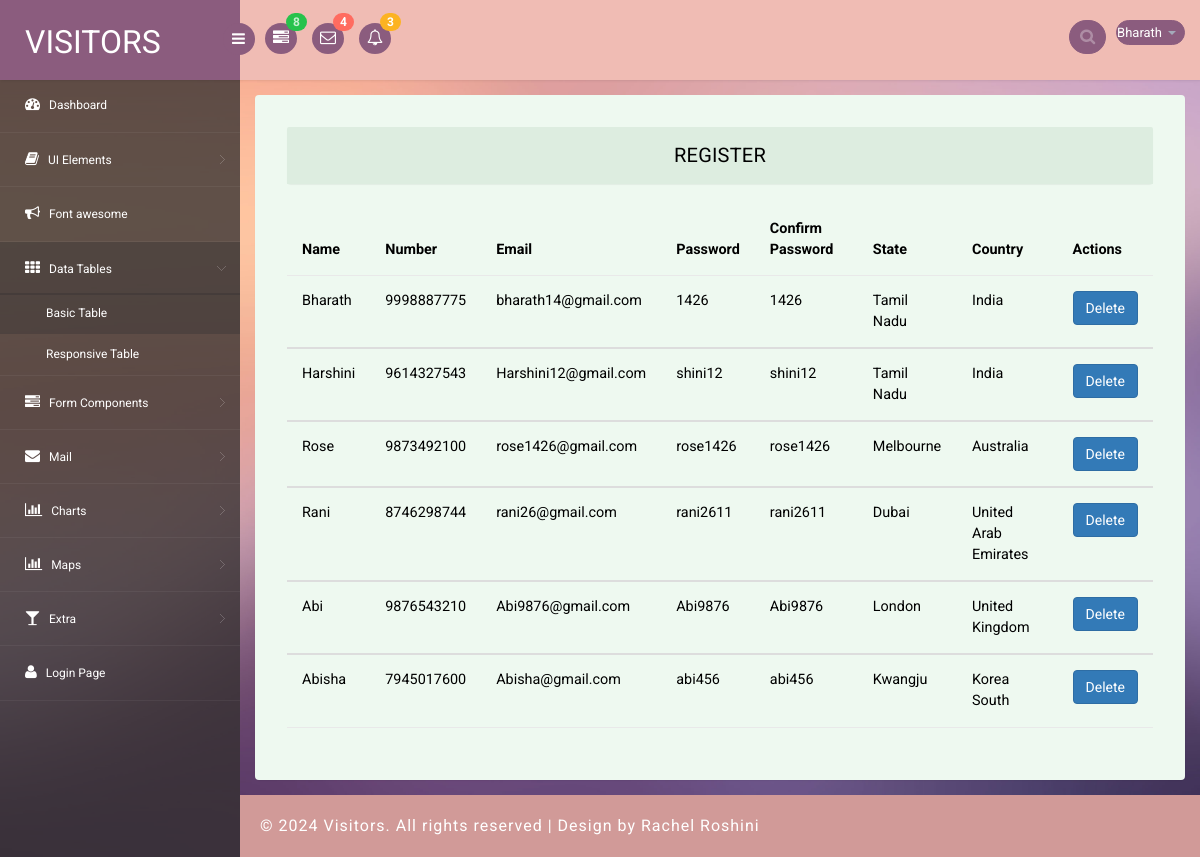
Screenshot of /admin/join.php (signed in) with the database file from the repository.
### tables this page shows
CREATE TABLE `user_details` (
  `Id` int(11) NOT NULL,
  `Name` varchar(50) NOT NULL,
  `Number` varchar(50) NOT NULL,
  `Email` varchar(50) NOT NULL,
  `Password` varchar(50) NOT NULL,
  `Confirm Password` varchar(50) NOT NULL,
  `State` varchar(50) NOT NULL,
  `Country` varchar(50) NOT NULL
);

CREATE TABLE `states` (
  `stat_id` int(11) NOT NULL,
  `sname` varchar(30) NOT NULL,
  `country_id` int(11) NOT NULL DEFAULT 1
);

CREATE TABLE `countries` (
  `cont_id` int(11) NOT NULL,
  `sortname` varchar(3) NOT NULL,
  `name` varchar(150) NOT NULL,
  `sequence` int(11) NOT NULL DEFAULT 0
);

### admin/join.php (the view, shortened to what this page needs)
<!DOCTYPE html>
<head>
<link rel="stylesheet" href="css/bootstrap.min.css" >
<link href="css/style.css" rel='stylesheet' type='text/css' />
<link href="css/style-responsive.css" rel="stylesheet"/>
<link rel="stylesheet" href="css/font.css" type="text/css"/>
<link href="css/font-awesome.css" rel="stylesheet">
</head>
<body>
<section id="container">
<header class="header fixed-top clearfix">
<div class="brand">
    <a href="index.html" class="logo">
        VISITORS
    </a>
    <div class="sidebar-toggle-box">
        <div class="fa fa-bars"></div>
    </div>
</div>
<div class="nav notify-row" id="top_menu">
    <ul class="nav top-menu">
        <li class="dropdown">
            <a data-toggle="dropdown" class="dropdown-toggle" href="#">
                <i class="fa fa-tasks"></i>
                <span class="badge bg-success">8</span>
            </a>
        </li>
        <li id="header_inbox_bar" class="dropdown">
            <a data-toggle="dropdown" class="dropdown-toggle" href="#">
                <i class="fa fa-envelope-o"></i>
                <span class="badge bg-important">4</span>
            </a>
        </li>
        <li id="header_notification_bar" class="dropdown">
            <a data-toggle="dropdown" class="dropdown-toggle" href="#">
                <i class="fa fa-bell-o"></i>
                <span class="badge bg-warning">3</span>
            </a>
        </li>
    </ul>
</div>
<div class="top-nav clearfix">
    <ul class="nav pull-right top-menu">
        <li>
            <input type="text" class="form-control search" placeholder=" Search">
        </li>
        <li class="dropdown">
            <a data-toggle="dropdown" class="dropdown-toggle" href="#">
                <span class="username"><?php echo $_SESSION["rb"];?></span>
                <b class="caret"></b>
            </a>
        </li>
    </ul>
</div>
</header>
<aside>
    <div id="sidebar" class="nav-collapse">
        <div class="leftside-navigation">
            <ul class="sidebar-menu" id="nav-accordion">
                <li>
                    <a href="dashboard.php">
                        <i class="fa fa-dashboard"></i>
                        <span>Dashboard</span>
                    </a>
                </li>
                <li class="sub-menu">
                    <a href="javascript:;">
                        <i class="fa fa-book"></i>
                        <span>UI Elements</span>
                    </a>
                </li>
                <li>
                    <a href="fontawesome.html">
                        <i class="fa fa-bullhorn"></i>
                        <span>Font awesome </span>
                    </a>
                </li>
                <li class="sub-menu">
                    <a class="active" href="javascript:;">
                        <i class="fa fa-th"></i>
                        <span>Data Tables</span>
                    </a>
                    <ul class="sub">
                        <li><a class="active" href="basic_table.html">Basic Table</a></li>
                        <li><a href="responsive_table.html">Responsive Table</a></li>
                    </ul>
                </li>
                <li class="sub-menu">
                    <a href="javascript:;">
                        <i class="fa fa-tasks"></i>
                        <span>Form Components</span>
                    </a>
                </li>
                <li class="sub-menu">
                    <a href="javascript:;">
                        <i class="fa fa-envelope"></i>
                        <span>Mail </span>
                    </a>
                </li>
                <li class="sub-menu">
                    <a href="javascript:;">
                        <i class=" fa fa-bar-chart-o"></i>
                        <span>Charts</span>
                    </a>
                </li>
                <li class="sub-menu">
                    <a href="javascript:;">
                        <i class=" fa fa-bar-chart-o"></i>
                        <span>Maps</span>
                    </a>
                </li>
                <li class="sub-menu">
                    <a href="javascript:;">
                        <i class="fa fa-glass"></i>
                        <span>Extra</span>
                    </a>
                </li>
                <li>
                    <a href="login.html">
                        <i class="fa fa-user"></i>
                        <span>Login Page</span>
                    </a>
                </li>
            </ul>            </div>
    </div>
</aside>
<section id="main-content">
	<section class="wrapper">
		<div class="table-agile-info">
	<div class="panel panel-default">
    <div class="panel-heading">
     REGISTER
	 <?php
	 require("connection.php");
	 $res=$con->query("select * from `user_details` JOIN `states` ON user_details.State=states.stat_id
	                                                JOIN `countries` ON states.country_id=countries.cont_id ");
		$count=$res->num_rows;
    ?>
</div>
</div>
      <table class="table" ui-jq="footable" ui-options='{
        "paging": {
          "enabled": true
        },
        "filtering": {
          "enabled": true
        },
        "sorting": {
          "enabled": true
        }}'>
        <thead>
          <tr>
		    <th>Name</th>
            <th>Number</th>
            <th>Email</th>
            <th>Password</th>
            <th>Confirm Password</th>
			<th>State</th>
			<th>Country</th>
			<th>Actions</th>
          </tr>
        </thead>
		<?php
		if($count>0)
		{
			while($row=$res->fetch_assoc())
			{
				?>
        <tbody>
          <tr>
		  <td>
		  <?php echo $row["Name"];?>
		  </td>
		  <td>
		  <?php echo $row["Number"];?>
		  </td>
		  <td>
		  <?php echo $row["Email"];?>
		  </td>
		  <td>
		  <?php echo $row["Password"];?>
		  </td>
		  <td>
		  <?php echo $row["Confirm Password"];?>
		  </td>
		  <td>
		  <?php echo $row["sname"];?>
		  </td>
		  <td>
		  <?php echo $row["name"];?>
		  </td>
		  <td>
		  <a class="btn btn-primary" href="delete1.php?del=<?php echo $row["Id"];?>" onclick="return confirmDelete();">Delete</a>
		  </td>
     	  </tr>
		  <?php
		    }
		}
		?>
          </tbody>
      </table>
    </div>
</section>
		  <div class="footer">
			<div class="wthree-copyright">
			  <p>© 2024 Visitors. All rights reserved | Design by Rachel Roshini</a></p>
			</div>
		  </div>
</section>
</section>
</body>
</html>

### rows the page displays
user_details: Name "Bharath", Number "9998887775", Email "bharath14@gmail.com", Password "1426", Confirm Password "1426", states.sname "Tamil Nadu", countries.name "India"
user_details: Name "Harshini", Number "9614327543", Email "Harshini12@gmail.com", Password "shini12", Confirm Password "shini12", states.sname "Tamil Nadu", countries.name "India"
user_details: Name "Rose", Number "9873492100", Email "rose1426@gmail.com", Password "rose1426", Confirm Password "rose1426", states.sname "Melbourne", countries.name "Australia"
user_details: Name "Rani", Number "8746298744", Email "rani26@gmail.com", Password "rani2611", Confirm Password "rani2611", states.sname "Dubai", countries.name "United Arab Emirates"
user_details: Name "Abi", Number "9876543210", Email "Abi9876@gmail.com", Password "Abi9876", Confirm Password "Abi9876", states.sname "London", countries.name "United Kingdom"
user_details: Name "Abisha", Number "7945017600", Email "Abisha@gmail.com", Password "abi456", Confirm Password "abi456", states.sname "Kwangju", countries.name "Korea South"

### other values shown
$_SESSION["rb"] "Bharath"
